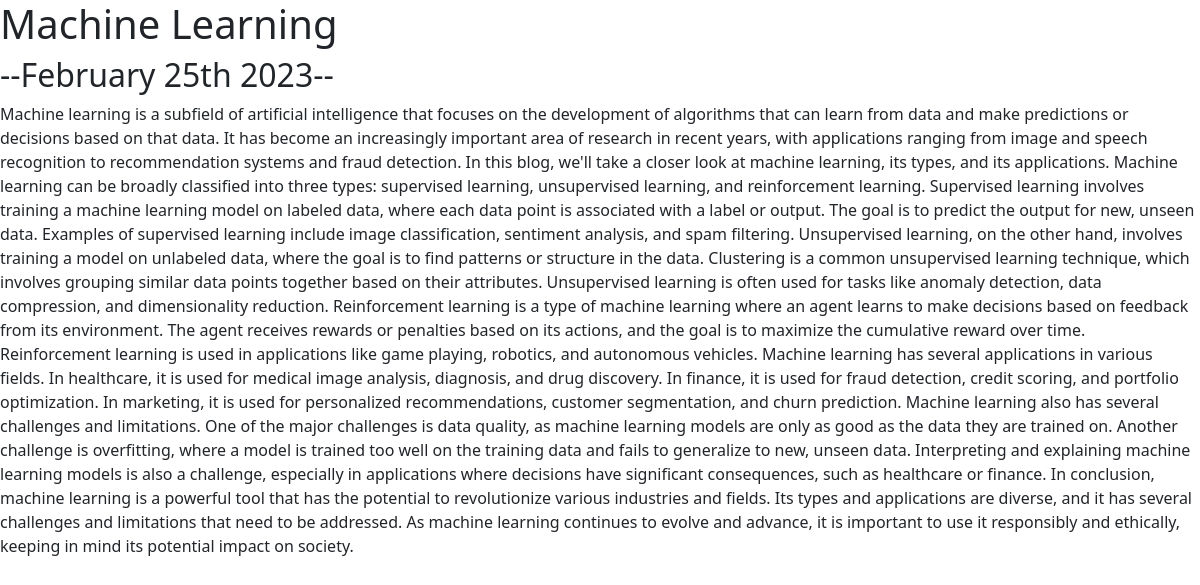
The app's page /blog/4/ with its own data.
### blog/models.py (models this page shows, shortened)
class Blog(models.Model):
    title=models.CharField(max_length=250)
    description=models.TextField()
    date=models.DateField()

### blog/views.py (the view)
# urls.py: path('<int:blog_id>/',views.detail, name='detail')
def detail(request,blog_id):
    blog= get_object_or_404(Blog,pk=blog_id)
    return render(request,'blog/detail.html',{'blog':blog})

### blog/templates/blog/detail.html (shortened to what this page needs)
<!doctype html>
<html lang="en">
<head>
  <link href="https://cdn.jsdelivr.net/npm/bootstrap@5.3.0-alpha1/dist/css/bootstrap.min.css" rel="stylesheet"
>
</head>
<body>
  <h1>{{ blog.title }}</h1>
  <h2>--{{ blog.date|date:'F jS Y' }}--</h2>
  <p>{{ blog.description }}</p>
</body>
</html>

### records on screen
Blog: date "February 25th 2023", description "Machine learning is a subfield of artificial intelligence that focuses on the development of algorithms that can learn from data and make predictions or decisions based on that data. It has become an increasingly important area of research in recent years, with applications ranging from image and speech recognition to recommendation systems and fraud detection. In this blog, we'll take a closer look at machine learning, its types, and its applications. Machine learning can be broadly classified into three types: supervised learning, unsupervised learning, and reinforcement learning. Supervised learning involves training a machine learning model on labeled data, where each data point is…"
